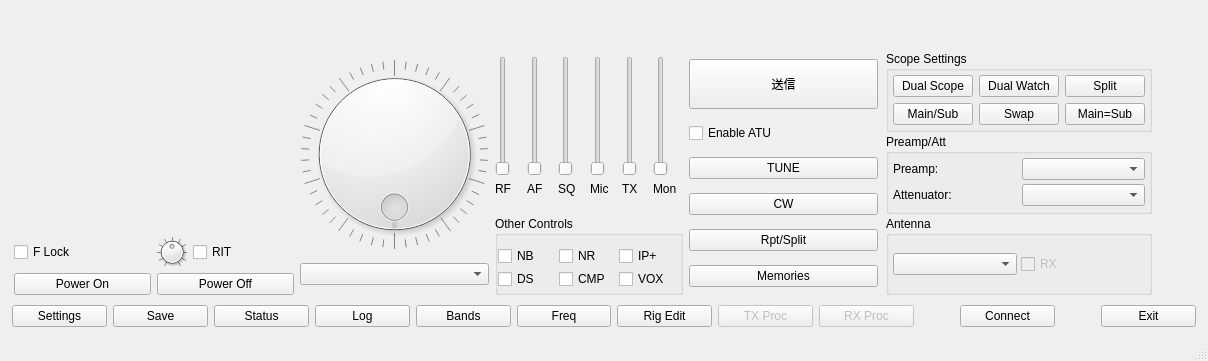
<?xml version="1.0" encoding="UTF-8"?>
<ui version="4.0">
 <class>wfmain</class>
 <widget class="QMainWindow" name="wfmain">
  <property name="geometry">
   <rect>
    <x>0</x>
    <y>0</y>
    <width>1208</width>
    <height>361</height>
   </rect>
  </property>
  <property name="acceptDrops">
   <bool>true</bool>
  </property>
  <property name="windowTitle">
   <string>wfmain</string>
  </property>
  <widget class="QWidget" name="centralWidget">
   <layout class="QVBoxLayout" name="verticalLayout">
    <item>
     <widget class="QFrame" name="scopeVFOGroup">
      <property name="sizePolicy">
       <sizepolicy hsizetype="Preferred" vsizetype="Preferred">
        <horstretch>0</horstretch>
        <verstretch>0</verstretch>
       </sizepolicy>
      </property>
      <property name="frameShape">
       <enum>QFrame::NoFrame</enum>
      </property>
      <layout class="QVBoxLayout" name="scopeVFOLayout">
       <property name="spacing">
        <number>0</number>
       </property>
       <property name="leftMargin">
        <number>0</number>
       </property>
       <property name="topMargin">
        <number>0</number>
       </property>
       <property name="rightMargin">
        <number>0</number>
       </property>
       <property name="bottomMargin">
        <number>0</number>
       </property>
       <item>
        <layout class="QVBoxLayout" name="vfoLayout">
         <property name="spacing">
          <number>0</number>
         </property>
         <property name="leftMargin">
          <number>0</number>
         </property>
         <property name="topMargin">
          <number>0</number>
         </property>
         <property name="rightMargin">
          <number>0</number>
         </property>
         <property name="bottomMargin">
          <number>0</number>
         </property>
        </layout>
       </item>
      </layout>
     </widget>
    </item>
    <item>
     <widget class="QFrame" name="mainGroup">
      <property name="sizePolicy">
       <sizepolicy hsizetype="Preferred" vsizetype="Fixed">
        <horstretch>0</horstretch>
        <verstretch>0</verstretch>
       </sizepolicy>
      </property>
      <property name="frameShape">
       <enum>QFrame::NoFrame</enum>
      </property>
      <property name="lineWidth">
       <number>1</number>
      </property>
      <property name="midLineWidth">
       <number>0</number>
      </property>
      <layout class="QVBoxLayout" name="verticalLayout_2">
       <property name="spacing">
        <number>2</number>
       </property>
       <property name="leftMargin">
        <number>3</number>
       </property>
       <property name="topMargin">
        <number>3</number>
       </property>
       <property name="rightMargin">
        <number>3</number>
       </property>
       <property name="bottomMargin">
        <number>3</number>
       </property>
       <item>
        <layout class="QHBoxLayout" name="horizontalLayout_2">
         <item>
          <layout class="QVBoxLayout" name="metersVerticalLayout">
           <property name="leftMargin">
            <number>0</number>
           </property>
           <item>
            <layout class="QVBoxLayout" name="meterLayout">
             <property name="spacing">
              <number>0</number>
             </property>
             <property name="topMargin">
              <number>0</number>
             </property>
             <property name="bottomMargin">
              <number>0</number>
             </property>
             <item>
              <widget class="meter" name="meterSPoWidget" native="true">
               <property name="sizePolicy">
                <sizepolicy hsizetype="Preferred" vsizetype="Fixed">
                 <horstretch>0</horstretch>
                 <verstretch>0</verstretch>
                </sizepolicy>
               </property>
               <property name="minimumSize">
                <size>
                 <width>280</width>
                 <height>30</height>
                </size>
               </property>
               <property name="maximumSize">
                <size>
                 <width>16777215</width>
                 <height>60</height>
                </size>
               </property>
              </widget>
             </item>
             <item>
              <widget class="meter" name="meter2Widget" native="true">
               <property name="sizePolicy">
                <sizepolicy hsizetype="Preferred" vsizetype="Fixed">
                 <horstretch>0</horstretch>
                 <verstretch>0</verstretch>
                </sizepolicy>
               </property>
               <property name="minimumSize">
                <size>
                 <width>280</width>
                 <height>30</height>
                </size>
               </property>
               <property name="maximumSize">
                <size>
                 <width>16777215</width>
                 <height>60</height>
                </size>
               </property>
              </widget>
             </item>
             <item>
              <widget class="meter" name="meter3Widget" native="true">
               <property name="minimumSize">
                <size>
                 <width>0</width>
                 <height>30</height>
                </size>
               </property>
               <property name="maximumSize">
                <size>
                 <width>16777215</width>
                 <height>60</height>
                </size>
               </property>
              </widget>
             </item>
            </layout>
           </item>
           <item>
            <layout class="QGridLayout" name="powerControlGrid">
             <item row="0" column="0">
              <widget class="QCheckBox" name="tuneLockChk">
               <property name="accessibleName">
                <string>Frequency Lock</string>
               </property>
               <property name="text">
                <string>F Lock</string>
               </property>
              </widget>
             </item>
             <item row="0" column="1">
              <layout class="QHBoxLayout" name="horizontalLayout_25">
               <item>
                <widget class="QDial" name="ritTuneDial">
                 <property name="maximumSize">
                  <size>
                   <width>30</width>
                   <height>30</height>
                  </size>
                 </property>
                 <property name="accessibleName">
                  <string>R I T Dial</string>
                 </property>
                 <property name="minimum">
                  <number>-500</number>
                 </property>
                 <property name="maximum">
                  <number>500</number>
                 </property>
                 <property name="singleStep">
                  <number>10</number>
                 </property>
                 <property name="pageStep">
                  <number>50</number>
                 </property>
                 <property name="invertedAppearance">
                  <bool>false</bool>
                 </property>
                 <property name="notchTarget">
                  <double>10.000000000000000</double>
                 </property>
                 <property name="notchesVisible">
                  <bool>true</bool>
                 </property>
                </widget>
               </item>
               <item>
                <widget class="QCheckBox" name="ritEnableChk">
                 <property name="accessibleName">
                  <string>R I T Enable</string>
                 </property>
                 <property name="text">
                  <string>RIT</string>
                 </property>
                </widget>
               </item>
              </layout>
             </item>
             <item row="1" column="0">
              <widget class="QPushButton" name="rigPowerOnBtn">
               <property name="focusPolicy">
                <enum>Qt::NoFocus</enum>
               </property>
               <property name="toolTip">
                <string>&lt;html&gt;&lt;head/&gt;&lt;body&gt;&lt;p&gt;Turns the radio on&lt;/p&gt;&lt;/body&gt;&lt;/html&gt;</string>
               </property>
               <property name="text">
                <string>Power On</string>
               </property>
              </widget>
             </item>
             <item row="1" column="1">
              <widget class="QPushButton" name="rigPowerOffBtn">
               <property name="focusPolicy">
                <enum>Qt::NoFocus</enum>
               </property>
               <property name="toolTip">
                <string>&lt;html&gt;&lt;head/&gt;&lt;body&gt;&lt;p&gt;Turns the radio off&lt;/p&gt;&lt;/body&gt;&lt;/html&gt;</string>
               </property>
               <property name="text">
                <string>Power Off</string>
               </property>
              </widget>
             </item>
            </layout>
           </item>
          </layout>
         </item>
         <item>
          <layout class="QVBoxLayout" name="tuningLayout">
           <property name="rightMargin">
            <number>0</number>
           </property>
           <item>
            <widget class="QDial" name="freqDial">
             <property name="sizePolicy">
              <sizepolicy hsizetype="Fixed" vsizetype="Fixed">
               <horstretch>0</horstretch>
               <verstretch>0</verstretch>
              </sizepolicy>
             </property>
             <property name="minimumSize">
              <size>
               <width>130</width>
               <height>130</height>
              </size>
             </property>
             <property name="maximumSize">
              <size>
               <width>190</width>
               <height>190</height>
              </size>
             </property>
             <property name="accessibleName">
              <string>Tuning Dial</string>
             </property>
             <property name="minimum">
              <number>3000</number>
             </property>
             <property name="maximum">
              <number>4000</number>
             </property>
             <property name="singleStep">
              <number>10</number>
             </property>
             <property name="pageStep">
              <number>100</number>
             </property>
             <property name="wrapping">
              <bool>true</bool>
             </property>
             <property name="notchesVisible">
              <bool>true</bool>
             </property>
            </widget>
           </item>
           <item>
            <widget class="QComboBox" name="tuningStepCombo">
             <property name="toolTip">
              <string>Tuning Step Selection possibly. Or not...</string>
             </property>
             <property name="accessibleName">
              <string>Tuning Step Selection</string>
             </property>
             <property name="sizeAdjustPolicy">
              <enum>QComboBox::AdjustToContents</enum>
             </property>
            </widget>
           </item>
          </layout>
         </item>
         <item>
          <layout class="QVBoxLayout" name="controlsLayout">
           <item>
            <spacer name="verticalSpacer">
             <property name="orientation">
              <enum>Qt::Vertical</enum>
             </property>
             <property name="sizeHint" stdset="0">
              <size>
               <width>20</width>
               <height>5</height>
              </size>
             </property>
            </spacer>
           </item>
           <item>
            <layout class="QHBoxLayout" name="levelsHorizontalLayout">
             <property name="spacing">
              <number>2</number>
             </property>
             <property name="sizeConstraint">
              <enum>QLayout::SetDefaultConstraint</enum>
             </property>
             <property name="topMargin">
              <number>0</number>
             </property>
             <item>
              <layout class="QVBoxLayout" name="rfVerticalLayout">
               <property name="spacing">
                <number>6</number>
               </property>
               <property name="sizeConstraint">
                <enum>QLayout::SetDefaultConstraint</enum>
               </property>
               <property name="rightMargin">
                <number>0</number>
               </property>
               <item>
                <widget class="QSlider" name="rfGainSlider">
                 <property name="sizePolicy">
                  <sizepolicy hsizetype="Fixed" vsizetype="Fixed">
                   <horstretch>0</horstretch>
                   <verstretch>0</verstretch>
                  </sizepolicy>
                 </property>
                 <property name="minimumSize">
                  <size>
                   <width>0</width>
                   <height>120</height>
                  </size>
                 </property>
                 <property name="maximumSize">
                  <size>
                   <width>16777215</width>
                   <height>16777215</height>
                  </size>
                 </property>
                 <property name="toolTip">
                  <string>RX RF Gain</string>
                 </property>
                 <property name="accessibleName">
                  <string>RF Gain</string>
                 </property>
                 <property name="accessibleDescription">
                  <string>Receiver RF Gain</string>
                 </property>
                 <property name="maximum">
                  <number>255</number>
                 </property>
                </widget>
               </item>
               <item>
                <widget class="QLabel" name="rfGainLabel">
                 <property name="minimumSize">
                  <size>
                   <width>0</width>
                   <height>0</height>
                  </size>
                 </property>
                 <property name="maximumSize">
                  <size>
                   <width>16777215</width>
                   <height>15</height>
                  </size>
                 </property>
                 <property name="text">
                  <string>RF</string>
                 </property>
                </widget>
               </item>
              </layout>
             </item>
             <item>
              <layout class="QVBoxLayout" name="afVerticalLayout">
               <property name="rightMargin">
                <number>0</number>
               </property>
               <item>
                <widget class="QSlider" name="afGainSlider">
                 <property name="sizePolicy">
                  <sizepolicy hsizetype="Fixed" vsizetype="Fixed">
                   <horstretch>0</horstretch>
                   <verstretch>0</verstretch>
                  </sizepolicy>
                 </property>
                 <property name="minimumSize">
                  <size>
                   <width>0</width>
                   <height>120</height>
                  </size>
                 </property>
                 <property name="maximumSize">
                  <size>
                   <width>16777215</width>
                   <height>16777215</height>
                  </size>
                 </property>
                 <property name="toolTip">
                  <string>RX AF Gain</string>
                 </property>
                 <property name="accessibleName">
                  <string>AF Gain</string>
                 </property>
                 <property name="accessibleDescription">
                  <string>Receive Audio Level. Sets rig volume on USB rigs, and sets PC volume on LAN rigs.</string>
                 </property>
                 <property name="maximum">
                  <number>255</number>
                 </property>
                </widget>
               </item>
               <item>
                <widget class="QLabel" name="afGainLabel">
                 <property name="maximumSize">
                  <size>
                   <width>16777215</width>
                   <height>15</height>
                  </size>
                 </property>
                 <property name="text">
                  <string>AF</string>
                 </property>
                </widget>
               </item>
              </layout>
             </item>
             <item>
              <layout class="QVBoxLayout" name="sqVerticalLayout">
               <property name="leftMargin">
                <number>0</number>
               </property>
               <item>
                <widget class="QSlider" name="sqlSlider">
                 <property name="sizePolicy">
                  <sizepolicy hsizetype="Fixed" vsizetype="Fixed">
                   <horstretch>0</horstretch>
                   <verstretch>0</verstretch>
                  </sizepolicy>
                 </property>
                 <property name="minimumSize">
                  <size>
                   <width>0</width>
                   <height>120</height>
                  </size>
                 </property>
                 <property name="maximumSize">
                  <size>
                   <width>16777215</width>
                   <height>16777215</height>
                  </size>
                 </property>
                 <property name="toolTip">
                  <string>&lt;html&gt;&lt;head/&gt;&lt;body&gt;&lt;p&gt;Squelch&lt;/p&gt;&lt;/body&gt;&lt;/html&gt;</string>
                 </property>
                 <property name="accessibleName">
                  <string>Squelch</string>
                 </property>
                 <property name="accessibleDescription">
                  <string>Squelch control. Top is fully-muted, bottom is wide open.</string>
                 </property>
                 <property name="maximum">
                  <number>255</number>
                 </property>
                </widget>
               </item>
               <item>
                <widget class="QLabel" name="squelchLabel">
                 <property name="maximumSize">
                  <size>
                   <width>16777215</width>
                   <height>15</height>
                  </size>
                 </property>
                 <property name="text">
                  <string>SQ</string>
                 </property>
                </widget>
               </item>
              </layout>
             </item>
             <item>
              <layout class="QVBoxLayout" name="micVerticalLayout">
               <property name="leftMargin">
                <number>0</number>
               </property>
               <item>
                <widget class="QSlider" name="micGainSlider">
                 <property name="sizePolicy">
                  <sizepolicy hsizetype="Fixed" vsizetype="Fixed">
                   <horstretch>0</horstretch>
                   <verstretch>0</verstretch>
                  </sizepolicy>
                 </property>
                 <property name="minimumSize">
                  <size>
                   <width>0</width>
                   <height>120</height>
                  </size>
                 </property>
                 <property name="maximumSize">
                  <size>
                   <width>16777215</width>
                   <height>16777215</height>
                  </size>
                 </property>
                 <property name="toolTip">
                  <string>Mic Gain</string>
                 </property>
                 <property name="accessibleName">
                  <string>Transmit Audio Gain</string>
                 </property>
                 <property name="accessibleDescription">
                  <string>Sets the gain for the transmit audio source, for example mic gain or accessory port gain</string>
                 </property>
                 <property name="maximum">
                  <number>255</number>
                 </property>
                </widget>
               </item>
               <item>
                <widget class="QLabel" name="modSliderLbl">
                 <property name="maximumSize">
                  <size>
                   <width>16777215</width>
                   <height>15</height>
                  </size>
                 </property>
                 <property name="text">
                  <string>Mic</string>
                 </property>
                </widget>
               </item>
              </layout>
             </item>
             <item>
              <layout class="QVBoxLayout" name="txVerticalLayout">
               <property name="rightMargin">
                <number>0</number>
               </property>
               <item>
                <widget class="QSlider" name="txPowerSlider">
                 <property name="sizePolicy">
                  <sizepolicy hsizetype="Fixed" vsizetype="Fixed">
                   <horstretch>0</horstretch>
                   <verstretch>0</verstretch>
                  </sizepolicy>
                 </property>
                 <property name="minimumSize">
                  <size>
                   <width>0</width>
                   <height>120</height>
                  </size>
                 </property>
                 <property name="maximumSize">
                  <size>
                   <width>16777215</width>
                   <height>16777215</height>
                  </size>
                 </property>
                 <property name="toolTip">
                  <string>Transmit Power</string>
                 </property>
                 <property name="accessibleName">
                  <string>Transmit Power</string>
                 </property>
                 <property name="accessibleDescription">
                  <string>Transmit power level</string>
                 </property>
                 <property name="maximum">
                  <number>255</number>
                 </property>
                </widget>
               </item>
               <item>
                <widget class="QLabel" name="txPowerLabel">
                 <property name="maximumSize">
                  <size>
                   <width>16777215</width>
                   <height>15</height>
                  </size>
                 </property>
                 <property name="text">
                  <string>TX</string>
                 </property>
                </widget>
               </item>
              </layout>
             </item>
             <item>
              <layout class="QVBoxLayout" name="monVerticalLayout">
               <item>
                <widget class="QSlider" name="monitorSlider">
                 <property name="sizePolicy">
                  <sizepolicy hsizetype="Fixed" vsizetype="Fixed">
                   <horstretch>0</horstretch>
                   <verstretch>0</verstretch>
                  </sizepolicy>
                 </property>
                 <property name="minimumSize">
                  <size>
                   <width>0</width>
                   <height>120</height>
                  </size>
                 </property>
                 <property name="maximumSize">
                  <size>
                   <width>16777215</width>
                   <height>16777215</height>
                  </size>
                 </property>
                 <property name="toolTip">
                  <string>Set the rado monitor level</string>
                 </property>
                 <property name="accessibleName">
                  <string>Monitor Level</string>
                 </property>
                 <property name="accessibleDescription">
                  <string>Transmit monitor audio level</string>
                 </property>
                 <property name="maximum">
                  <number>255</number>
                 </property>
                </widget>
               </item>
               <item>
                <widget class="ClickableLabel" name="monitorLabel">
                 <property name="maximumSize">
                  <size>
                   <width>16777215</width>
                   <height>15</height>
                  </size>
                 </property>
                 <property name="text">
                  <string>Mon</string>
                 </property>
                </widget>
               </item>
              </layout>
             </item>
            </layout>
           </item>
           <item>
            <spacer name="otherControlsTopSpacer">
             <property name="orientation">
              <enum>Qt::Vertical</enum>
             </property>
             <property name="sizeType">
              <enum>QSizePolicy::Fixed</enum>
             </property>
             <property name="sizeHint" stdset="0">
              <size>
               <width>20</width>
               <height>14</height>
              </size>
             </property>
            </spacer>
           </item>
           <item>
            <widget class="QGroupBox" name="OtherControlsGrp">
             <property name="title">
              <string>Other Controls</string>
             </property>
             <layout class="QVBoxLayout" name="verticalLayout_3">
              <property name="spacing">
               <number>3</number>
              </property>
              <property name="leftMargin">
               <number>0</number>
              </property>
              <property name="topMargin">
               <number>10</number>
              </property>
              <property name="rightMargin">
               <number>0</number>
              </property>
              <property name="bottomMargin">
               <number>3</number>
              </property>
              <item>
               <layout class="QHBoxLayout" name="horizontalLayout_6">
                <property name="spacing">
                 <number>0</number>
                </property>
                <item>
                 <widget class="QCheckBox" name="nbEnableChk">
                  <property name="toolTip">
                   <string>Noise Blanker</string>
                  </property>
                  <property name="accessibleName">
                   <string>Noise Blanker</string>
                  </property>
                  <property name="text">
                   <string>NB</string>
                  </property>
                 </widget>
                </item>
                <item>
                 <widget class="QCheckBox" name="nrEnableChk">
                  <property name="toolTip">
                   <string>Noise Reduction</string>
                  </property>
                  <property name="accessibleName">
                   <string>Noise Reduction</string>
                  </property>
                  <property name="text">
                   <string>NR</string>
                  </property>
                 </widget>
                </item>
                <item>
                 <widget class="QCheckBox" name="ipPlusEnableChk">
                  <property name="toolTip">
                   <string>IP+ Funcion</string>
                  </property>
                  <property name="accessibleName">
                   <string>IP Plus</string>
                  </property>
                  <property name="text">
                   <string>IP+</string>
                  </property>
                 </widget>
                </item>
               </layout>
              </item>
              <item>
               <layout class="QHBoxLayout" name="horizontalLayout">
                <property name="spacing">
                 <number>0</number>
                </property>
                <item>
                 <widget class="QCheckBox" name="digiselEnableChk">
                  <property name="toolTip">
                   <string>Digi-Sel</string>
                  </property>
                  <property name="accessibleName">
                   <string>Digi-Sel</string>
                  </property>
                  <property name="text">
                   <string>DS</string>
                  </property>
                 </widget>
                </item>
                <item>
                 <widget class="QCheckBox" name="compEnableChk">
                  <property name="toolTip">
                   <string>Compressor</string>
                  </property>
                  <property name="accessibleName">
                   <string>Compressor</string>
                  </property>
                  <property name="text">
                   <string>CMP</string>
                  </property>
                 </widget>
                </item>
                <item>
                 <widget class="QCheckBox" name="voxEnableChk">
                  <property name="toolTip">
                   <string>Vox Enable</string>
                  </property>
                  <property name="accessibleName">
                   <string>VOX, Voice Operated Transmit</string>
                  </property>
                  <property name="text">
                   <string>VOX</string>
                  </property>
                 </widget>
                </item>
               </layout>
              </item>
             </layout>
            </widget>
           </item>
          </layout>
         </item>
         <item>
          <layout class="QVBoxLayout" name="buttonsVerticalLayout">
           <property name="leftMargin">
            <number>0</number>
           </property>
           <property name="topMargin">
            <number>0</number>
           </property>
           <item>
            <widget class="QPushButton" name="transmitBtn">
             <property name="minimumSize">
              <size>
               <width>0</width>
               <height>50</height>
              </size>
             </property>
             <property name="focusPolicy">
              <enum>Qt::NoFocus</enum>
             </property>
             <property name="toolTip">
              <string>Transmit and Receive button</string>
             </property>
             <property name="text">
              <string>送信</string>
             </property>
            </widget>
           </item>
           <item>
            <widget class="QCheckBox" name="tuneEnableChk">
             <property name="toolTip">
              <string>Enable the Automatic Antenna Tuner</string>
             </property>
             <property name="accessibleName">
              <string>Enable ATU</string>
             </property>
             <property name="accessibleDescription">
              <string>Enable or disable the automatic antenna tuner</string>
             </property>
             <property name="text">
              <string>Enable ATU</string>
             </property>
            </widget>
           </item>
           <item>
            <widget class="QPushButton" name="tuneNowBtn">
             <property name="focusPolicy">
              <enum>Qt::NoFocus</enum>
             </property>
             <property name="toolTip">
              <string>Start the automatic antenna tuner cycle</string>
             </property>
             <property name="text">
              <string>TUNE</string>
             </property>
            </widget>
           </item>
           <item>
            <widget class="QPushButton" name="cwButton">
             <property name="focusPolicy">
              <enum>Qt::NoFocus</enum>
             </property>
             <property name="toolTip">
              <string>Press to bring up the CW Sender</string>
             </property>
             <property name="text">
              <string>CW</string>
             </property>
            </widget>
           </item>
           <item>
            <widget class="QPushButton" name="rptSetupBtn">
             <property name="focusPolicy">
              <enum>Qt::NoFocus</enum>
             </property>
             <property name="toolTip">
              <string>Show the repeater tone and offset window</string>
             </property>
             <property name="text">
              <string>Rpt/Split</string>
             </property>
            </widget>
           </item>
           <item>
            <widget class="QPushButton" name="memoriesBtn">
             <property name="focusPolicy">
              <enum>Qt::NoFocus</enum>
             </property>
             <property name="text">
              <string>Memories</string>
             </property>
            </widget>
           </item>
          </layout>
         </item>
         <item>
          <layout class="QVBoxLayout" name="rightControlsLayout">
           <property name="spacing">
            <number>2</number>
           </property>
           <property name="leftMargin">
            <number>2</number>
           </property>
           <property name="topMargin">
            <number>0</number>
           </property>
           <property name="rightMargin">
            <number>2</number>
           </property>
           <property name="bottomMargin">
            <number>0</number>
           </property>
           <item>
            <widget class="QGroupBox" name="scopeSettingsGroup">
             <property name="title">
              <string>Scope Settings</string>
             </property>
             <layout class="QHBoxLayout" name="horizontalLayout_4">
              <property name="spacing">
               <number>3</number>
              </property>
              <property name="leftMargin">
               <number>4</number>
              </property>
              <property name="topMargin">
               <number>4</number>
              </property>
              <property name="rightMargin">
               <number>4</number>
              </property>
              <property name="bottomMargin">
               <number>4</number>
              </property>
              <item>
               <layout class="QHBoxLayout" name="horizontalLayout_3">
                <property name="spacing">
                 <number>3</number>
                </property>
                <item>
                 <layout class="QGridLayout" name="gridLayout">
                  <item row="2" column="1">
                   <widget class="QPushButton" name="dualWatchBtn">
                    <property name="focusPolicy">
                     <enum>Qt::NoFocus</enum>
                    </property>
                    <property name="text">
                     <string>Dual Watch</string>
                    </property>
                    <property name="checkable">
                     <bool>true</bool>
                    </property>
                   </widget>
                  </item>
                  <item row="2" column="0">
                   <widget class="QPushButton" name="scopeDualBtn">
                    <property name="sizePolicy">
                     <sizepolicy hsizetype="Minimum" vsizetype="Fixed">
                      <horstretch>0</horstretch>
                      <verstretch>0</verstretch>
                     </sizepolicy>
                    </property>
                    <property name="maximumSize">
                     <size>
                      <width>16777215</width>
                      <height>16777215</height>
                     </size>
                    </property>
                    <property name="focusPolicy">
                     <enum>Qt::NoFocus</enum>
                    </property>
                    <property name="text">
                     <string>Dual Scope</string>
                    </property>
                    <property name="checkable">
                     <bool>true</bool>
                    </property>
                   </widget>
                  </item>
                  <item row="6" column="0">
                   <widget class="QPushButton" name="scopeMainSubBtn">
                    <property name="maximumSize">
                     <size>
                      <width>16777215</width>
                      <height>16777215</height>
                     </size>
                    </property>
                    <property name="focusPolicy">
                     <enum>Qt::NoFocus</enum>
                    </property>
                    <property name="text">
                     <string>Main/Sub</string>
                    </property>
                    <property name="checkable">
                     <bool>false</bool>
                    </property>
                   </widget>
                  </item>
                  <item row="2" column="2">
                   <widget class="QPushButton" name="splitBtn">
                    <property name="focusPolicy">
                     <enum>Qt::NoFocus</enum>
                    </property>
                    <property name="text">
                     <string>Split</string>
                    </property>
                    <property name="checkable">
                     <bool>true</bool>
                    </property>
                   </widget>
                  </item>
                  <item row="6" column="1">
                   <widget class="QPushButton" name="swapMainSubBtn">
                    <property name="focusPolicy">
                     <enum>Qt::NoFocus</enum>
                    </property>
                    <property name="text">
                     <string>Swap</string>
                    </property>
                   </widget>
                  </item>
                  <item row="6" column="2">
                   <widget class="QPushButton" name="mainEqualsSubBtn">
                    <property name="focusPolicy">
                     <enum>Qt::NoFocus</enum>
                    </property>
                    <property name="text">
                     <string>Main=Sub</string>
                    </property>
                   </widget>
                  </item>
                 </layout>
                </item>
               </layout>
              </item>
             </layout>
            </widget>
           </item>
           <item>
            <widget class="QGroupBox" name="preampAttGroup">
             <property name="title">
              <string>Preamp/Att</string>
             </property>
             <layout class="QVBoxLayout" name="preAttLayout">
              <property name="spacing">
               <number>4</number>
              </property>
              <property name="leftMargin">
               <number>4</number>
              </property>
              <property name="topMargin">
               <number>4</number>
              </property>
              <property name="rightMargin">
               <number>4</number>
              </property>
              <property name="bottomMargin">
               <number>4</number>
              </property>
              <item>
               <layout class="QHBoxLayout" name="horizontalLayout_23">
                <item>
                 <widget class="QLabel" name="preAmpLabel">
                  <property name="text">
                   <string>Preamp:</string>
                  </property>
                 </widget>
                </item>
                <item>
                 <widget class="QComboBox" name="preampSelCombo">
                  <property name="accessibleName">
                   <string>Preamp selector</string>
                  </property>
                  <property name="sizeAdjustPolicy">
                   <enum>QComboBox::AdjustToContents</enum>
                  </property>
                 </widget>
                </item>
               </layout>
              </item>
              <item>
               <layout class="QHBoxLayout" name="horizontalLayout_19">
                <property name="topMargin">
                 <number>0</number>
                </property>
                <property name="bottomMargin">
                 <number>0</number>
                </property>
                <item>
                 <widget class="QLabel" name="attenuatorLabel">
                  <property name="text">
                   <string>Attenuator:</string>
                  </property>
                 </widget>
                </item>
                <item>
                 <widget class="QComboBox" name="attSelCombo">
                  <property name="accessibleName">
                   <string>Attenuator selector</string>
                  </property>
                  <property name="sizeAdjustPolicy">
                   <enum>QComboBox::AdjustToContents</enum>
                  </property>
                 </widget>
                </item>
               </layout>
              </item>
             </layout>
            </widget>
           </item>
           <item>
            <widget class="QGroupBox" name="antennaGroup">
             <property name="title">
              <string>Antenna</string>
             </property>
             <layout class="QHBoxLayout" name="horizontalLayout_5">
              <property name="spacing">
               <number>4</number>
              </property>
              <property name="leftMargin">
               <number>4</number>
              </property>
              <property name="topMargin">
               <number>8</number>
              </property>
              <property name="rightMargin">
               <number>4</number>
              </property>
              <property name="bottomMargin">
               <number>8</number>
              </property>
              <item>
               <widget class="QComboBox" name="antennaSelCombo">
                <property name="accessibleName">
                 <string>Antenna port selector</string>
                </property>
                <property name="sizeAdjustPolicy">
                 <enum>QComboBox::AdjustToContents</enum>
                </property>
               </widget>
              </item>
              <item>
               <widget class="QCheckBox" name="rxAntennaCheck">
                <property name="enabled">
                 <bool>false</bool>
                </property>
                <property name="accessibleName">
                 <string>Receive Antenna</string>
                </property>
                <property name="text">
                 <string>RX</string>
                </property>
               </widget>
              </item>
             </layout>
            </widget>
           </item>
          </layout>
         </item>
         <item>
          <spacer name="horizontalSpacer_3">
           <property name="orientation">
            <enum>Qt::Vertical</enum>
           </property>
           <property name="sizeHint" stdset="0">
            <size>
             <width>40</width>
             <height>20</height>
            </size>
           </property>
          </spacer>
         </item>
        </layout>
       </item>
      </layout>
     </widget>
    </item>
    <item>
     <widget class="QFrame" name="lowerButtonsFrame">
      <property name="sizePolicy">
       <sizepolicy hsizetype="Expanding" vsizetype="Fixed">
        <horstretch>0</horstretch>
        <verstretch>0</verstretch>
       </sizepolicy>
      </property>
      <layout class="QHBoxLayout" name="horizontalLayout_16">
       <property name="sizeConstraint">
        <enum>QLayout::SetDefaultConstraint</enum>
       </property>
       <property name="leftMargin">
        <number>1</number>
       </property>
       <property name="topMargin">
        <number>1</number>
       </property>
       <property name="rightMargin">
        <number>1</number>
       </property>
       <property name="bottomMargin">
        <number>1</number>
       </property>
       <item>
        <widget class="QPushButton" name="showSettingsBtn">
         <property name="focusPolicy">
          <enum>Qt::NoFocus</enum>
         </property>
         <property name="text">
          <string>Settings</string>
         </property>
        </widget>
       </item>
       <item>
        <widget class="QPushButton" name="saveSettingsBtn">
         <property name="focusPolicy">
          <enum>Qt::NoFocus</enum>
         </property>
         <property name="text">
          <string>Save</string>
         </property>
        </widget>
       </item>
       <item>
        <widget class="QPushButton" name="radioStatusBtn">
         <property name="focusPolicy">
          <enum>Qt::NoFocus</enum>
         </property>
         <property name="text">
          <string>Status</string>
         </property>
        </widget>
       </item>
       <item>
        <widget class="QPushButton" name="showLogBtn">
         <property name="focusPolicy">
          <enum>Qt::NoFocus</enum>
         </property>
         <property name="text">
          <string>Log</string>
         </property>
        </widget>
       </item>
       <item>
        <widget class="QPushButton" name="showBandsBtn">
         <property name="focusPolicy">
          <enum>Qt::NoFocus</enum>
         </property>
         <property name="text">
          <string>Bands</string>
         </property>
        </widget>
       </item>
       <item>
        <widget class="QPushButton" name="showFreqBtn">
         <property name="focusPolicy">
          <enum>Qt::NoFocus</enum>
         </property>
         <property name="text">
          <string>Freq</string>
         </property>
        </widget>
       </item>
       <item>
        <widget class="QPushButton" name="rigCreatorBtn">
         <property name="focusPolicy">
          <enum>Qt::NoFocus</enum>
         </property>
         <property name="text">
          <string>Rig Edit</string>
         </property>
        </widget>
       </item>
       <item>
        <widget class="QPushButton" name="TXaudioProcBtn">
         <property name="enabled">
          <bool>false</bool>
         </property>
         <property name="focusPolicy">
          <enum>Qt::NoFocus</enum>
         </property>
         <property name="text">
          <string>TX Proc</string>
         </property>
        </widget>
       </item>
       <item>
        <widget class="QPushButton" name="RXaudioProcBtn">
         <property name="enabled">
          <bool>false</bool>
         </property>
         <property name="focusPolicy">
          <enum>Qt::NoFocus</enum>
         </property>
         <property name="text">
          <string>RX Proc</string>
         </property>
        </widget>
       </item>
       <item>
        <spacer name="horizontalSpacer_32">
         <property name="orientation">
          <enum>Qt::Vertical</enum>
         </property>
         <property name="sizeHint" stdset="0">
          <size>
           <width>40</width>
           <height>20</height>
          </size>
         </property>
        </spacer>
       </item>
       <item>
        <widget class="QPushButton" name="connectBtn">
         <property name="focusPolicy">
          <enum>Qt::NoFocus</enum>
         </property>
         <property name="text">
          <string>Connect</string>
         </property>
        </widget>
       </item>
       <item>
        <spacer name="horizontalSpacer_9">
         <property name="orientation">
          <enum>Qt::Vertical</enum>
         </property>
         <property name="sizeHint" stdset="0">
          <size>
           <width>40</width>
           <height>20</height>
          </size>
         </property>
        </spacer>
       </item>
       <item>
        <widget class="QPushButton" name="exitBtn">
         <property name="font">
          <font>
           <weight>50</weight>
           <bold>false</bold>
          </font>
         </property>
         <property name="focusPolicy">
          <enum>Qt::NoFocus</enum>
         </property>
         <property name="text">
          <string>Exit</string>
         </property>
        </widget>
       </item>
      </layout>
     </widget>
    </item>
   </layout>
  </widget>
  <widget class="QStatusBar" name="statusBar"/>
 </widget>
 <layoutdefault spacing="6" margin="11"/>
 <customwidgets>
  <customwidget>
   <class>meter</class>
   <extends>QWidget</extends>
   <header>meter.h</header>
   <container>1</container>
  </customwidget>
  <customwidget>
   <class>ClickableLabel</class>
   <extends>QLabel</extends>
   <header>clickablelabel.h</header>
  </customwidget>
 </customwidgets>
 <resources/>
 <connections/>
</ui>
